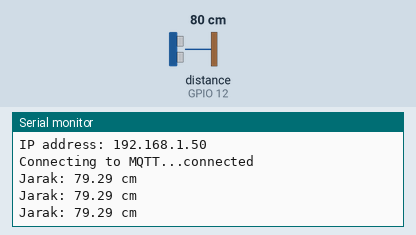
Simulated run of this sketch. Board: ESP8266 (NodeMCU). Shown: the last lines printed to the serial monitor. Wiring (inferred from the names in the program): ultrasonic range finder: trigger GPIO 14; echo GPIO 12. Inputs (shaded band) come from the test bench; at power-on: distance to the obstacle (sensor on GPIO 12) 80 cm. The echo pulse lasts 58.3 µs per cm; WiFi joins after 1.5 s; servers stay silent unless stated; random numbers use the default seed unless the sketch sets one; no MQTT or app messages arrive unless stated.

Above: at 2.7 s.
2.8 s: distance to the obstacle (sensor on GPIO 12) set to 2 cm
At 3.5 s:
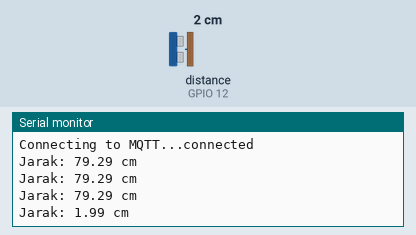
4.3 s: distance to the obstacle (sensor on GPIO 12) set to 4 cm
At 5.0 s:
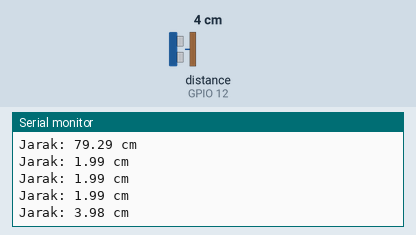
Timing chart, 0 to 7.3 s (numbered marks = the images above; inputs shaded):
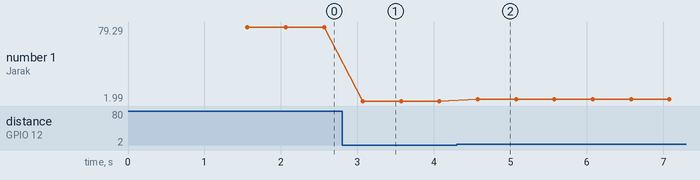

Measured:
- after the input at 2.8 s, the serial monitor: prints a new line after 0.27 s (image 1)
- after the input at 4.3 s, the serial monitor: prints a new line after 0.28 s (image 2)
- plotted number 1: 79.29 → 1.99 after the input at 2.8 s, 1.99 → 3.98 after the input at 4.3 s

The sketch:

sketch_may21a.ino
```cpp
#include <ESP8266WiFi.h>
#include <WiFiClientSecure.h>
#include <PubSubClient.h>

const char* ssid = "redmi";
const char* password = "abcdefgh";

const char* mqtt_server = "2df92edc4fe74558a88f779cb914ac77.s1.eu.hivemq.cloud";
const int mqtt_port = 8883;
const char* mqtt_user = "banjir";
const char* mqtt_password = "Classmild1";

#define TRIG_PIN 14
#define ECHO_PIN 12

WiFiClientSecure espClient;
PubSubClient client(espClient);

void setup_wifi() {
  Serial.println();
  Serial.print("Connecting to ");
  Serial.println(ssid);

  WiFi.begin(ssid, password);

  int retry = 0;
  while (WiFi.status() != WL_CONNECTED) {
    delay(500);
    Serial.print(".");
    retry++;
    if (retry > 40) {  // timeout 20 detik
      Serial.println("Gagal konek WiFi");
      return;
    }
  }

  Serial.println("");
  Serial.println("WiFi connected");
  Serial.print("IP address: ");
  Serial.println(WiFi.localIP());
}

void reconnect() {
  while (!client.connected()) {
    Serial.print("Connecting to MQTT...");
    String clientId = "ESP8266Client-";
    clientId += String(random(0xffff), HEX);

    espClient.setInsecure();

    if (client.connect(clientId.c_str(), mqtt_user, mqtt_password)) {
      Serial.println("connected");
    } else {
      Serial.print("failed, rc=");
      Serial.print(client.state());
      Serial.println(" try again in 5 seconds");
      delay(5000);
    }
  }
}

void setup() {
  Serial.begin(115200);
  pinMode(TRIG_PIN, OUTPUT);
  pinMode(ECHO_PIN, INPUT);

  setup_wifi();
  client.setServer(mqtt_server, mqtt_port);
}

void loop() {
  if (!client.connected()) {
    reconnect();
  }
  client.loop();

  digitalWrite(TRIG_PIN, LOW);
  delayMicroseconds(2);
  digitalWrite(TRIG_PIN, HIGH);
  delayMicroseconds(10);
  digitalWrite(TRIG_PIN, LOW);

  long duration = pulseIn(ECHO_PIN, HIGH, 30000);
  if (duration == 0) {
    Serial.println("Timeout, tidak ada echo");
  } else {
    float distance = duration * 0.034 / 2;
    Serial.print("Jarak: ");
    Serial.print(distance);
    Serial.println(" cm");

    char msg[50];
    dtostrf(distance, 4, 2, msg);

    client.publish("devices/wokwi_esp8266/data", msg);
  }

  delay(500);
}
```
